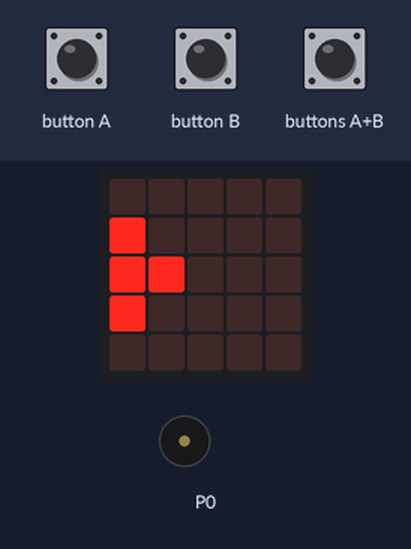
The program below on a simulated BBC micro:bit (MakeCode). On the bench: the board's 5×5 LED display, buzzer (waves = sounding). The test bench sets the inputs (shaded band).

Above: at 2.8 s.
2.9 s: button A pressed for 1 s
At 5.6 s:
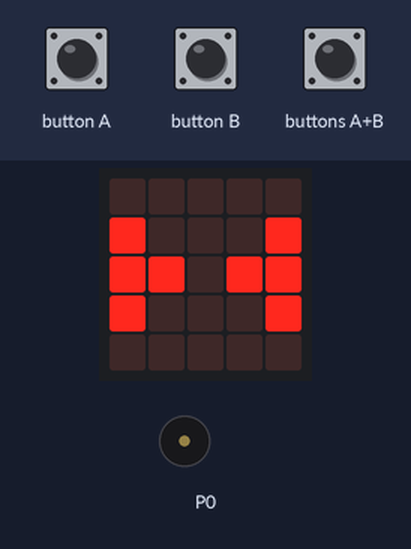
5.9 s: buttons A+B pressed for 1 s
At 8.7 s:
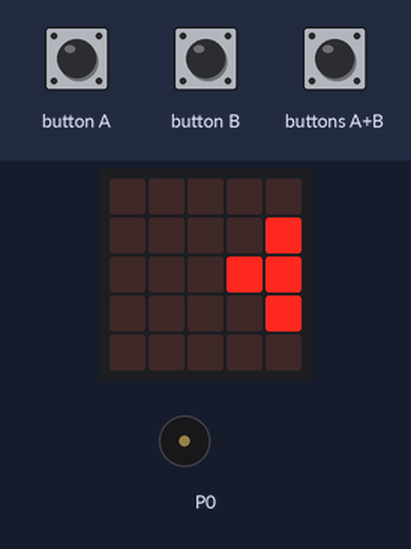
9.5 s: button B pressed for 1 s
At 11.2 s:
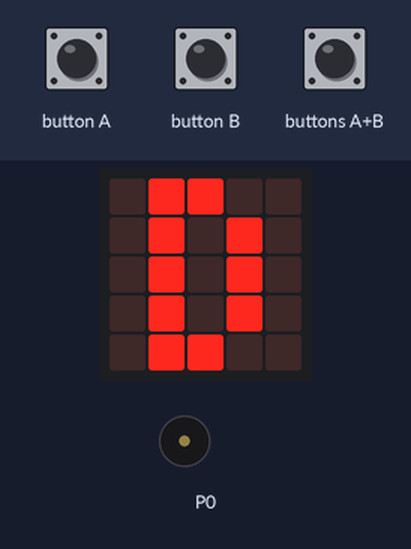
Timing chart, 0 to 21.0 s (numbered marks = the images above; inputs shaded):
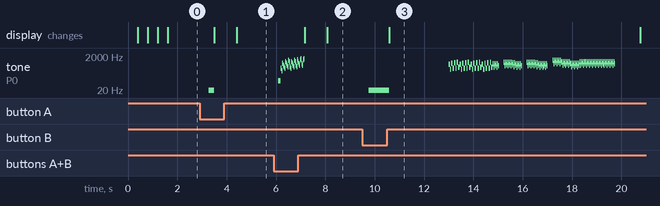

The program:

main.ts
```typescript
function kakutei_O () {
    music.playTone(69, music.beat(BeatFraction.Quarter))
    music.playTone(370, music.beat(BeatFraction.Sixteenth))
    music.playTone(277, music.beat(BeatFraction.Sixteenth))
    music.playTone(740, music.beat(BeatFraction.Sixteenth))
    music.playTone(554, music.beat(BeatFraction.Sixteenth))
    for (let index = 0; index < 2; index++) {
        music.playTone(466, music.beat(BeatFraction.Sixteenth))
        music.playTone(370, music.beat(BeatFraction.Sixteenth))
        music.playTone(932, music.beat(BeatFraction.Sixteenth))
        music.playTone(740, music.beat(BeatFraction.Sixteenth))
        music.playTone(554, music.beat(BeatFraction.Sixteenth))
        music.playTone(466, music.beat(BeatFraction.Sixteenth))
        music.playTone(1108, music.beat(BeatFraction.Sixteenth))
        music.playTone(932, music.beat(BeatFraction.Sixteenth))
    }
    music.playTone(587, music.beat(BeatFraction.Sixteenth))
    music.playTone(466, music.beat(BeatFraction.Sixteenth))
    music.playTone(1174, music.beat(BeatFraction.Sixteenth))
    music.playTone(932, music.beat(BeatFraction.Sixteenth))
    for (let index = 0; index < 2; index++) {
        music.playTone(698, music.beat(BeatFraction.Sixteenth))
        music.playTone(587, music.beat(BeatFraction.Sixteenth))
        music.playTone(1174, music.beat(BeatFraction.Sixteenth))
        music.playTone(1396, music.beat(BeatFraction.Sixteenth))
    }
}
input.onButtonPressed(Button.AB, function () {
    if (button == 3) {

    } else {

    }
})
function millionGod () {
    music.setVolume(127)
    for (let index = 0; index < 1; index++) {
        for (let index = 0; index < 4; index++) {
            music.playTone(659, music.beat(BeatFraction.Eighth))
            music.playTone(330, music.beat(BeatFraction.Eighth))
            music.playTone(740, music.beat(BeatFraction.Eighth))
            music.playTone(370, music.beat(BeatFraction.Eighth))
            music.playTone(784, music.beat(BeatFraction.Eighth))
            music.playTone(392, music.beat(BeatFraction.Eighth))
            music.playTone(880, music.beat(BeatFraction.Eighth))
            music.playTone(440, music.beat(BeatFraction.Eighth))
        }
        for (let index = 0; index < 2; index++) {
            for (let index = 0; index < 2; index++) {
                music.playTone(698, music.beat(BeatFraction.Sixteenth))
                music.playTone(440, music.beat(BeatFraction.Sixteenth))
                music.playTone(698, music.beat(BeatFraction.Sixteenth))
                music.playTone(523, music.beat(BeatFraction.Sixteenth))
            }
            music.rest(music.beat(BeatFraction.Half))
            for (let index = 0; index < 3; index++) {
                music.playTone(831, music.beat(BeatFraction.Sixteenth))
                music.playTone(523, music.beat(BeatFraction.Sixteenth))
                music.playTone(831, music.beat(BeatFraction.Sixteenth))
                music.playTone(622, music.beat(BeatFraction.Sixteenth))
            }
            music.playTone(784, music.beat(BeatFraction.Sixteenth))
            music.playTone(466, music.beat(BeatFraction.Sixteenth))
            music.playTone(784, music.beat(BeatFraction.Sixteenth))
            music.playTone(587, music.beat(BeatFraction.Sixteenth))
        }
        for (let index = 0; index < 3; index++) {
            music.playTone(698, music.beat(BeatFraction.Sixteenth))
            music.playTone(440, music.beat(BeatFraction.Sixteenth))
            music.playTone(698, music.beat(BeatFraction.Sixteenth))
            music.playTone(523, music.beat(BeatFraction.Sixteenth))
        }
        music.rest(music.beat(BeatFraction.Half))
        for (let index = 0; index < 3; index++) {
            music.playTone(1108, music.beat(BeatFraction.Sixteenth))
            music.playTone(698, music.beat(BeatFraction.Sixteenth))
            music.playTone(1108, music.beat(BeatFraction.Sixteenth))
            music.playTone(831, music.beat(BeatFraction.Sixteenth))
        }
        for (let index = 0; index < 3; index++) {
            music.playTone(932, music.beat(BeatFraction.Sixteenth))
            music.playTone(587, music.beat(BeatFraction.Sixteenth))
            music.playTone(932, music.beat(BeatFraction.Sixteenth))
            music.playTone(698, music.beat(BeatFraction.Sixteenth))
        }
        for (let index = 0; index < 3; index++) {
            music.playTone(740, music.beat(BeatFraction.Sixteenth))
            music.playTone(466, music.beat(BeatFraction.Sixteenth))
            music.playTone(740, music.beat(BeatFraction.Sixteenth))
            music.playTone(554, music.beat(BeatFraction.Sixteenth))
        }
        for (let index = 0; index < 12; index++) {
            music.playTone(932, music.beat(BeatFraction.Sixteenth))
            music.playTone(587, music.beat(BeatFraction.Sixteenth))
            music.playTone(932, music.beat(BeatFraction.Sixteenth))
            music.playTone(698, music.beat(BeatFraction.Sixteenth))
        }
    }
    return 0
}
function hyun () {
    for (let index = 0; index < 1; index++) {
        basic.showLeds(`
            # # # # #
            # # # # #
            # # # # #
            # # # # #
            # # # # #
            `)
        basic.showLeds(`
            . . . . .
            . . # . .
            . # # # .
            . . # . .
            . . . . .
            `)
        basic.showLeds(`
            . . . . .
            . . . . .
            . . # . .
            . . . . .
            . . . . .
            `)
        basic.showLeds(`
            . . . . .
            . . . . .
            . . . . .
            . . . . .
            . . . . .
            `)
        button = 0
    }
}
let button = 0
music.setTempo(145)
button = 3
hyun()
basic.forever(function () {
    if (button == 0 && input.buttonIsPressed(Button.A)) {
        music.playTone(20, music.beat(BeatFraction.Half))
        basic.showLeds(`
            . # # # .
            . # . . .
            . # . # .
            . # . # .
            . # # # .
            `)
        basic.pause(500)
        button = 1
    } else if (button == 0) {
        basic.showLeds(`
            . . . . .
            # . . . .
            # # . . .
            # . . . .
            . . . . .
            `)
    } else if (button == 1 && input.buttonIsPressed(Button.AB)) {
        kakutei_O()
        basic.showLeds(`
            . # # # .
            . # . # .
            . # . # .
            . # . # .
            . # # # .
            `)
        basic.pause(500)
        button = 2
    } else if (button == 1) {
        basic.showLeds(`
            . . . . .
            # . . . #
            # # . # #
            # . . . #
            . . . . .
            `)
    } else if (button == 2 && input.buttonIsPressed(Button.B)) {
        music.playTone(15, music.beat(BeatFraction.Whole))
        music.playTone(5, music.beat(BeatFraction.Whole))
        basic.showLeds(`
            . # # . .
            . # . # .
            . # . # .
            . # . # .
            . # # . .
            `)
        basic.pause(2000)
        millionGod()
        basic.pause(1000)
        button = 0
    } else if (button == 2) {
        basic.showLeds(`
            . . . . .
            . . . . #
            . . . # #
            . . . . #
            . . . . .
            `)
    } else {
        basic.clearScreen()
    }
})
```

test.ts
```typescript
// テストはここに来ます。このパッケージが拡張機能として使用されるときにはコンパイルされません。
```

Measured:
- after the input at 2.9 s, tone on P0: silent → 20 Hz after 0.38 s, → silent 0.21 s later; the display: first changes after 0.60 s (image 1 shows a later state)
- after the input at 5.9 s, tone on P0: plays 69 Hz for 0.11 s, 370 Hz for 0.03 s, 277 Hz for 0.03 s, 740 Hz for 0.03 s, 554 Hz for 0.03 s, 466 Hz for 0.03 s … (33 notes in this stretch), starting after 0.19 s; the display: first changes after 1.3 s (image 2 shows a later state)
- after the input at 9.5 s, tone on P0: plays 15 Hz for 0.42 s, 5 Hz for 0.41 s, 659 Hz for 0.06 s, 330 Hz for 0.06 s, 740 Hz for 0.06 s, 370 Hz for 0.06 s … (178 notes in this stretch), starting after 0.26 s; the display: changes after 1.1 s (image 3)
